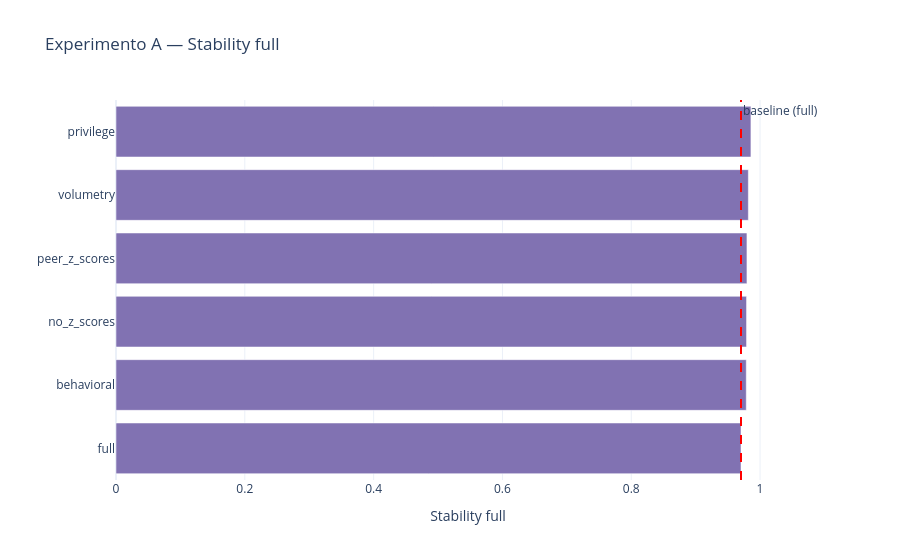
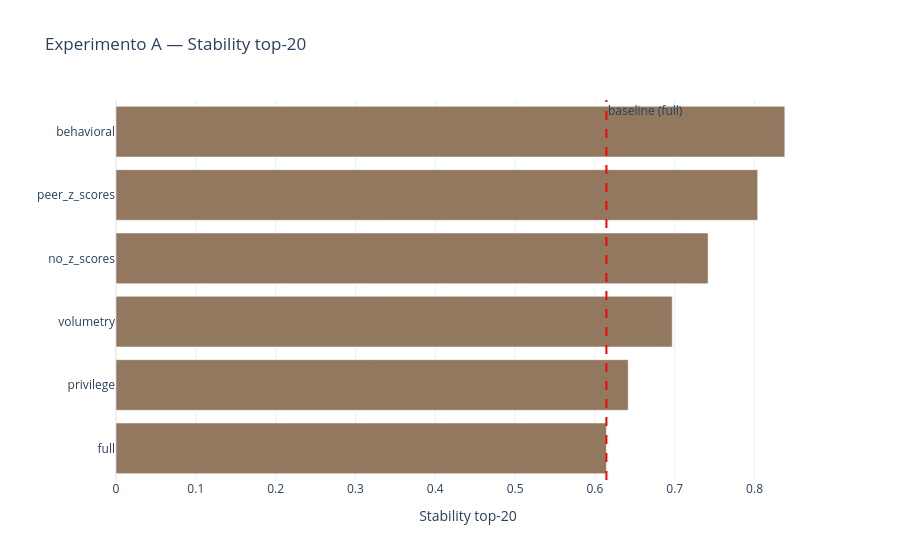
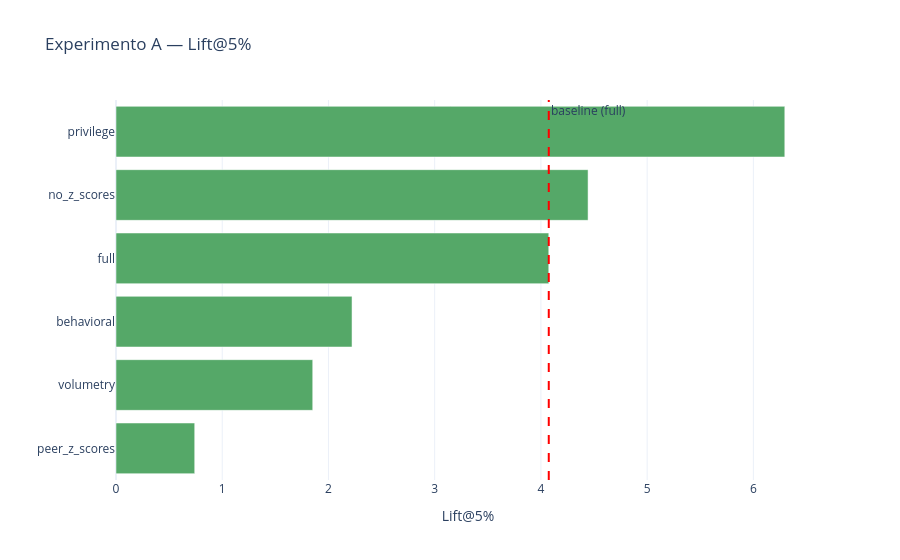
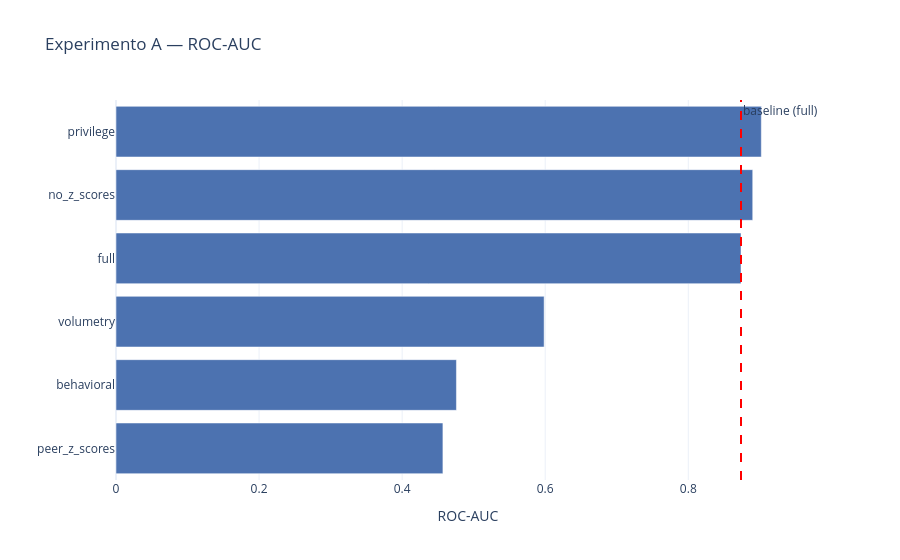

The notebook cell saved with these charts, in order:
### Code cell
specs = [("stab_full", "Stability full", "#8172B2", base_stab_full),
         ("stab_top20", "Stability top-20", "#937860", base_stab_topk),
         ("lift@5", "Lift@5%", "#55A868", baseline["lift@5"]),
         ("roc_auc", "ROC-AUC", "#4C72B0", baseline["roc_auc"])]
for metric, title, color, ref in specs:
    d = df_a.sort_values(metric)
    fig = px.bar(d, x=metric, y="subset", orientation="h", title=f"Experimento A — {title}",
                 color_discrete_sequence=[color], template="plotly_white")
    fig.add_vline(x=ref, line_dash="dash", line_color="red", annotation_text="baseline (full)")
    fig.update_layout(xaxis_title=title, yaxis_title=""); fig.show()

### Figure 1 — Plotly figure (JSON) as saved in the notebook; plotly's stock layout.template omitted (floating-point values rounded to 4 significant figures)
{"data": [{"hovertemplate": "stab_full=%{x}<br>subset=%{y}<extra></extra>", "legendgroup": "", "marker": {"color": "#8172B2", "pattern": {"shape": ""}}, "name": "", "orientation": "h", "showlegend": false, "textposition": "auto", "type": "bar", "x": [0.9704, 0.9786, 0.979, 0.9796, 0.9818, 0.9858], "xaxis": "x", "y": ["full", "behavioral", "no_z_scores", "peer_z_scores", "volumetry", "privilege"], "yaxis": "y"}], "layout": {"annotations": [{"showarrow": false, "text": "baseline (full)", "x": 0.9704, "xanchor": "left", "xref": "x", "y": 1, "yanchor": "top", "yref": "y domain"}], "barmode": "relative", "legend": {"tracegroupgap": 0}, "shapes": [{"line": {"color": "red", "dash": "dash"}, "type": "line", "x0": 0.9704, "x1": 0.9704, "xref": "x", "y0": 0, "y1": 1, "yref": "y domain"}], "title": {"text": "Experimento A — Stability full"}, "xaxis": {"anchor": "y", "domain": [0.0, 1.0], "title": {"text": "Stability full"}}, "yaxis": {"anchor": "x", "domain": [0.0, 1.0], "title": {"text": ""}}}}

### Figure 2 — Plotly figure (JSON) as saved in the notebook; plotly's stock layout.template omitted (floating-point values rounded to 4 significant figures)
{"data": [{"hovertemplate": "stab_top20=%{x}<br>subset=%{y}<extra></extra>", "legendgroup": "", "marker": {"color": "#937860", "pattern": {"shape": ""}}, "name": "", "orientation": "h", "showlegend": false, "textposition": "auto", "type": "bar", "x": [0.6144, 0.6417, 0.6969, 0.7418, 0.8039, 0.8379], "xaxis": "x", "y": ["full", "privilege", "volumetry", "no_z_scores", "peer_z_scores", "behavioral"], "yaxis": "y"}], "layout": {"annotations": [{"showarrow": false, "text": "baseline (full)", "x": 0.6144, "xanchor": "left", "xref": "x", "y": 1, "yanchor": "top", "yref": "y domain"}], "barmode": "relative", "legend": {"tracegroupgap": 0}, "shapes": [{"line": {"color": "red", "dash": "dash"}, "type": "line", "x0": 0.6144, "x1": 0.6144, "xref": "x", "y0": 0, "y1": 1, "yref": "y domain"}], "title": {"text": "Experimento A — Stability top-20"}, "xaxis": {"anchor": "y", "domain": [0.0, 1.0], "title": {"text": "Stability top-20"}}, "yaxis": {"anchor": "x", "domain": [0.0, 1.0], "title": {"text": ""}}}}

### Figure 3 — Plotly figure (JSON) as saved in the notebook; plotly's stock layout.template omitted (floating-point values rounded to 4 significant figures)
{"data": [{"hovertemplate": "lift@5=%{x}<br>subset=%{y}<extra></extra>", "legendgroup": "", "marker": {"color": "#55A868", "pattern": {"shape": ""}}, "name": "", "orientation": "h", "showlegend": false, "textposition": "auto", "type": "bar", "x": [0.741, 1.852, 2.222, 4.074, 4.444, 6.296], "xaxis": "x", "y": ["peer_z_scores", "volumetry", "behavioral", "full", "no_z_scores", "privilege"], "yaxis": "y"}], "layout": {"annotations": [{"showarrow": false, "text": "baseline (full)", "x": 4.074, "xanchor": "left", "xref": "x", "y": 1, "yanchor": "top", "yref": "y domain"}], "barmode": "relative", "legend": {"tracegroupgap": 0}, "shapes": [{"line": {"color": "red", "dash": "dash"}, "type": "line", "x0": 4.074, "x1": 4.074, "xref": "x", "y0": 0, "y1": 1, "yref": "y domain"}], "title": {"text": "Experimento A — Lift@5%"}, "xaxis": {"anchor": "y", "domain": [0.0, 1.0], "title": {"text": "Lift@5%"}}, "yaxis": {"anchor": "x", "domain": [0.0, 1.0], "title": {"text": ""}}}}

### Figure 4 — Plotly figure (JSON) as saved in the notebook; plotly's stock layout.template omitted (floating-point values rounded to 4 significant figures)
{"data": [{"hovertemplate": "roc_auc=%{x}<br>subset=%{y}<extra></extra>", "legendgroup": "", "marker": {"color": "#4C72B0", "pattern": {"shape": ""}}, "name": "", "orientation": "h", "showlegend": false, "textposition": "auto", "type": "bar", "x": [0.457, 0.4759, 0.5985, 0.8737, 0.8901, 0.9021], "xaxis": "x", "y": ["peer_z_scores", "behavioral", "volumetry", "full", "no_z_scores", "privilege"], "yaxis": "y"}], "layout": {"annotations": [{"showarrow": false, "text": "baseline (full)", "x": 0.8737, "xanchor": "left", "xref": "x", "y": 1, "yanchor": "top", "yref": "y domain"}], "barmode": "relative", "legend": {"tracegroupgap": 0}, "shapes": [{"line": {"color": "red", "dash": "dash"}, "type": "line", "x0": 0.8737, "x1": 0.8737, "xref": "x", "y0": 0, "y1": 1, "yref": "y domain"}], "title": {"text": "Experimento A — ROC-AUC"}, "xaxis": {"anchor": "y", "domain": [0.0, 1.0], "title": {"text": "ROC-AUC"}}, "yaxis": {"anchor": "x", "domain": [0.0, 1.0], "title": {"text": ""}}}}
